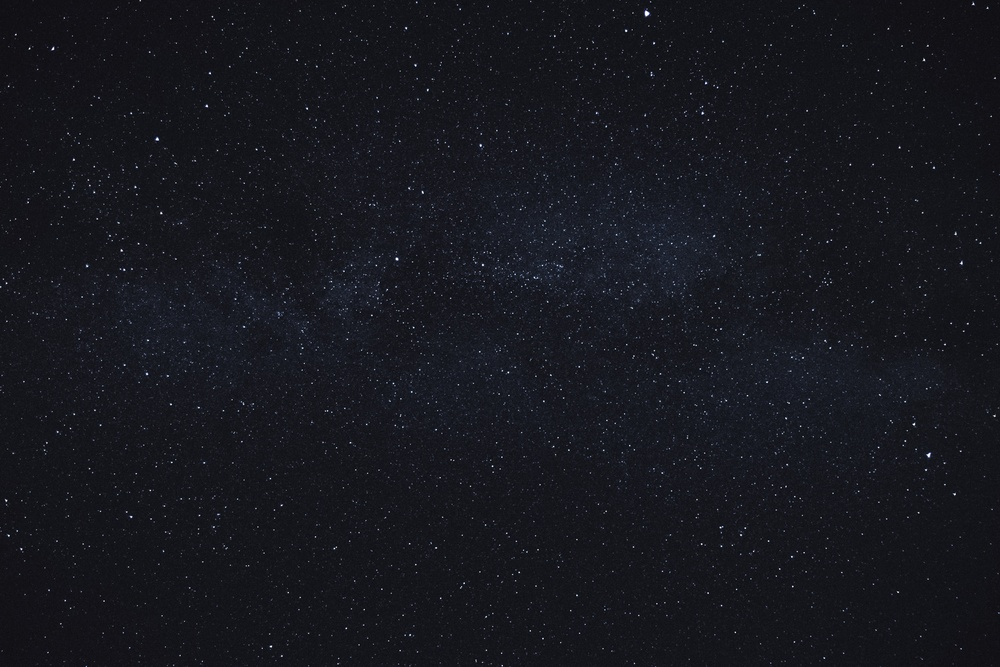
%> input picture stock_photos/stock_01.jpg, 1000 x 667 px, shrunk from 5150 x 3433 before the run
$ octave ADMM_deblur.m   (GNU Octave 9; MATLAB toolbox functions it lacks are replaced by stand-ins)
%> lines starting %> are read from the running program, lines starting %| are printed output that depends on the picture; long printed decimals are rounded
clear, close all
img_path = 'stock_photos/stock_01.jpg';
I = rgb2gray(im2double(imread(img_path)));
%> I: size 667x1000 double; min 0.00224, max 0.999, mean 0.0947

I = I(1:300, 1:500);
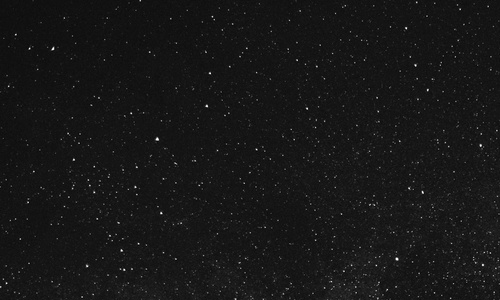
%> I: size 300x500 double; min 0.00402, max 0.999, mean 0.0923

% blur kernel
c_size = 50;
c = zeros(c_size);
c(ceil(c_size)/2:end,ceil(c_size/2)) = 3/c_size;

% functions converting a point spread function (convolution kernel) to the
% corresponding optical transfer function (Fouier multiplier)
p2o = @(x) psf2otf(x, size(I));

% precompute OTFs
cFT     = p2o(c);
cTFT    = conj(p2o(c));

% blur image with kernel
Ib = ifft2(fft2(I).*cFT);
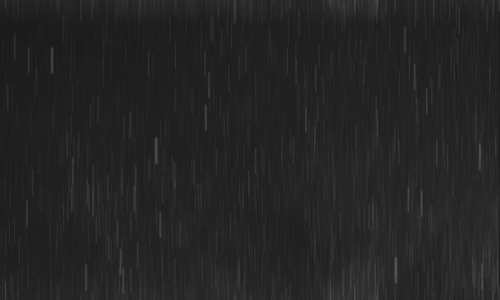
%> Ib: size 300x500 double; min 0.101, max 0.348, mean 0.144

subplot(1,3,1)
imshow(I)
subplot(1,3,2)
imshow(Ib)

% add noise to blurred image
%b = Ib + sigma.*randn(size(I));
b = Ib;

% ADMM
[H,W] = size(I);
%> H = 300; W = 500
iterations = 100;
lamda = 0.1;
rho = 10;
kappa = lamda/rho;

x = zeros(H, W);
z = zeros(H, W);
u = zeros(H, W);

bFT = fft2(b);
denom = cTFT.*cFT + rho;

for iters = 1:iterations
    % x update
    v = z - u;
    vFT = fft2(v);
    num = cTFT.*bFT + rho*vFT;
    x = real(ifft2(num./denom));
    % z update
    w = x + u;
    z = max(w-kappa,0) - max(-w-kappa,0);
    % u update
    u = u + x - z;
end
%> this loop made 100 passes
%> pass 1, `x = real(ifft2(num./denom));`:
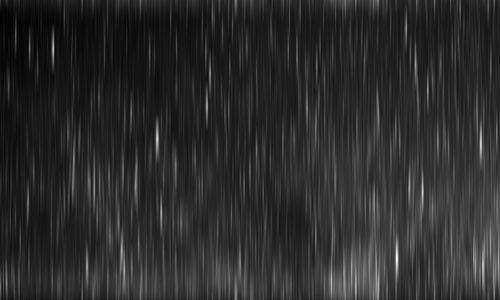
%> x: size 300x500 double; min 0.0129, max 0.0426, mean 0.0181; drawn with min black and max white
%> pass 1, `u = u + x - z;`:
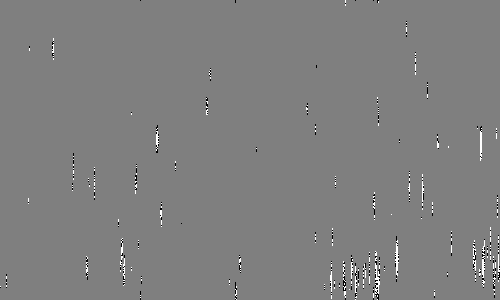
%> u: size 300x500 double; min 0.01, max 0.01, mean 0.01; drawn with min black and max white
%> after the loop:
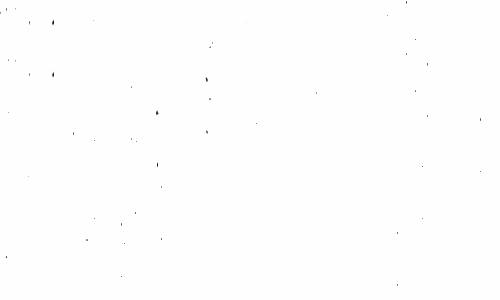
%> u: size 300x500 double; min 0.00939, max 0.01, mean 0.01; drawn with min black and max white

subplot(1,3,3)
imshow(x)
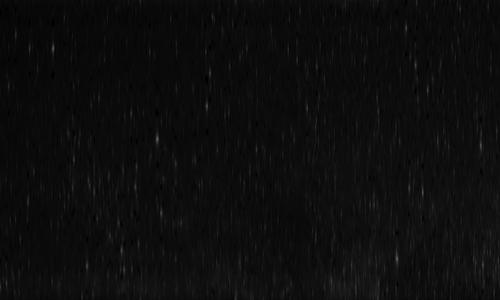
%> displayed picture: size 300x500, on the screen's scale of 0 to 255; min 0, max 92, mean 13.1

% find PSNR
MSE = 1/(size(I,1)*size(I,2)*3)*(sum((I-x).^2,'all'));
%> MSE = 0.000939
PSNR = 10*log10(max(I,[],'all')^2/MSE);
%> PSNR = 30.26
fprintf('ADMM with sparisity prior PSNR = %f \n',PSNR);
%| ADMM with sparisity prior PSNR = 30.261

$ run again, with stock_photos/stock_03.jpg copied over stock_photos/stock_01.jpg
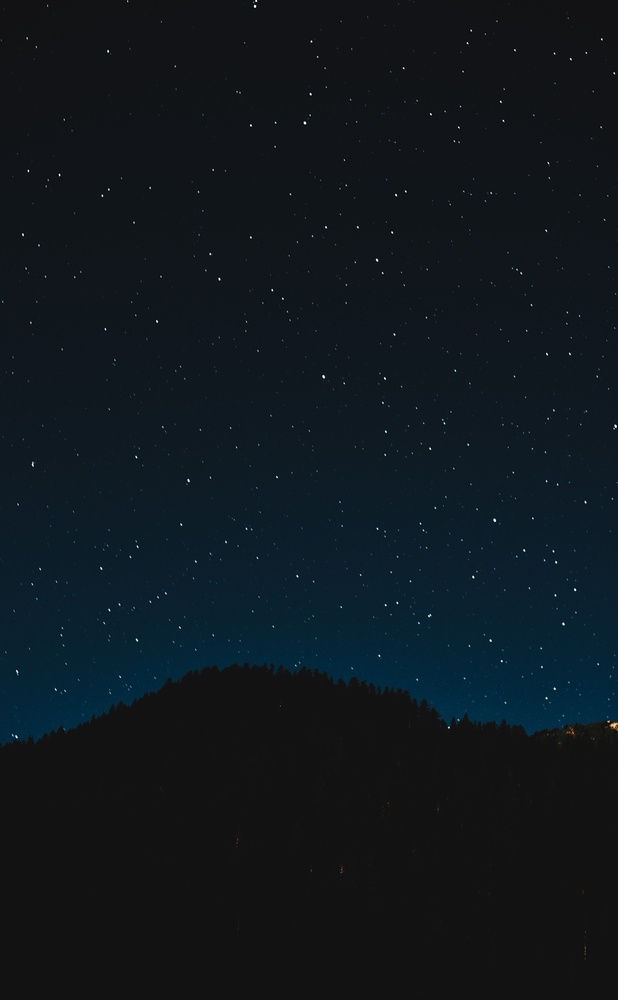
%> input picture stock_photos/stock_03.jpg, 618 x 1000 px, shrunk from 3030 x 4903 before the run
%> after the loop `for iters = 1:iterations`:
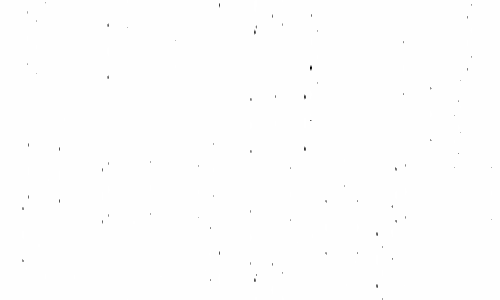
%> u: size 300x500 double; min 0.00933, max 0.01, mean 0.01; drawn with min black and max white
%> `imshow(x)`:
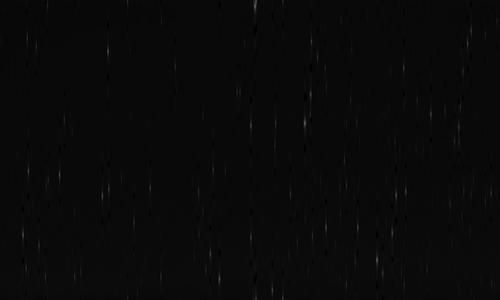
%> displayed picture: size 300x500, on the screen's scale of 0 to 255; min 0, max 89, mean 9.6
%> MSE = 0.000682
%> PSNR = 31.65
%| ADMM with sparisity prior PSNR = 31.650

$ run again, with stock_photos/stock_04.jpg copied over stock_photos/stock_01.jpg
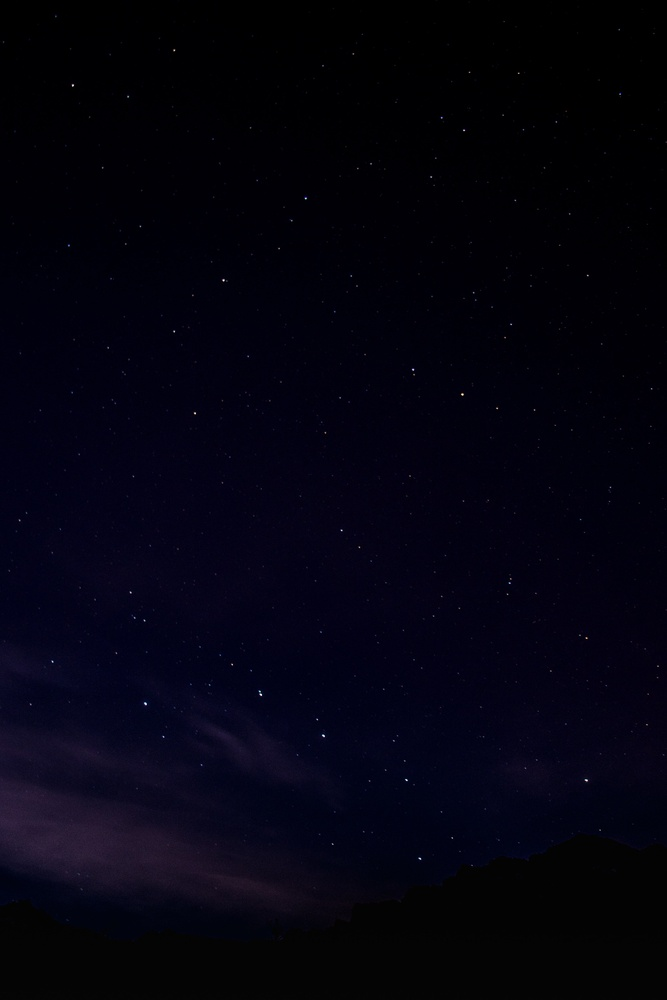
%> input picture stock_photos/stock_04.jpg, 667 x 1000 px, shrunk from 3468 x 5202 before the run
%> the loop `for iters = 1:iterations` made 100 passes
%> pass 1, `u = u + x - z;`:
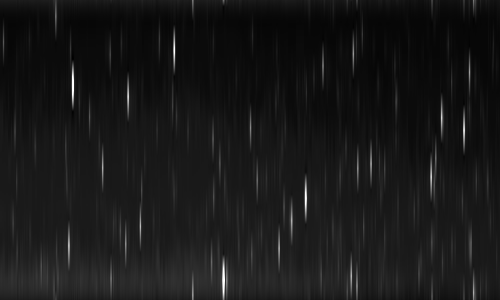
%> u: size 300x500 double; min -0.000293, max 0.01, mean 0.000687; drawn with min black and max white
%> pass 2, `v = z - u;`:
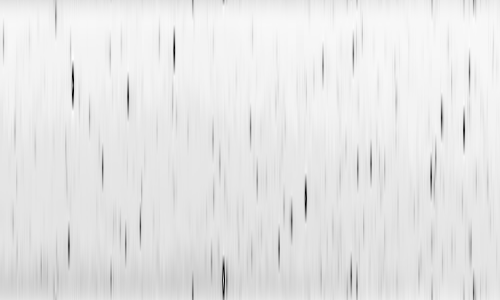
%> v: size 300x500 double; min -0.00997, max 0.000293, mean -0.000686; drawn with min black and max white
%> MSE = 3.85e-05
%> PSNR = 44.09
%| ADMM with sparisity prior PSNR = 44.085
